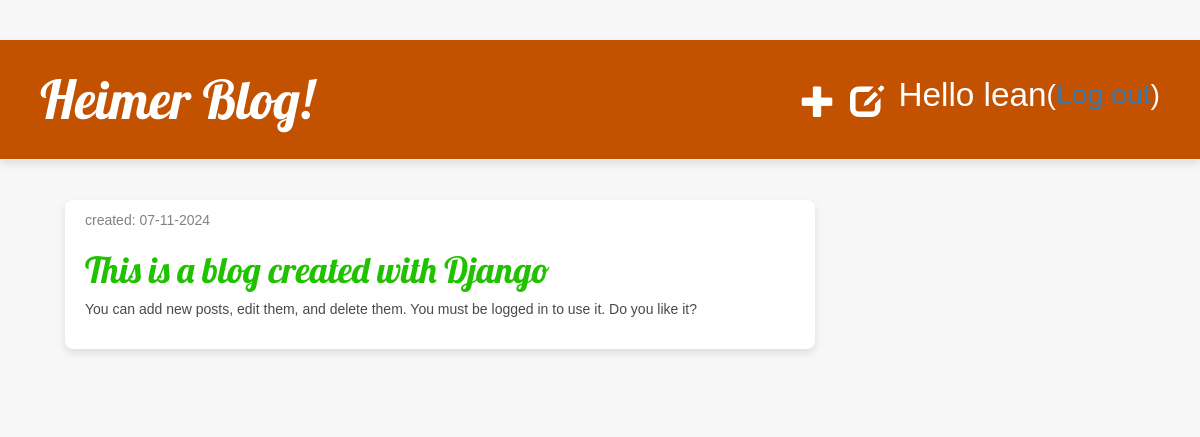
Page /drafts/ (signed in) on the committed database.
### blog/models.py (models this page shows, shortened)
class Post(models.Model):
    author = models.ForeignKey(settings.AUTH_USER_MODEL, on_delete=models.CASCADE)
    title = models.CharField(max_length=200)
    text = models.TextField()
    created_date = models.DateTimeField(
            default=timezone.now)
    published_date = models.DateTimeField(
            blank=True, null=True)

### blog/views.py (the view)
# urls.py: path('drafts/', views.post_draft_list, name='post_draft_list'),
def post_draft_list(request):
    posts = Post.objects.filter(published_date__isnull=True).order_by('created_date')
    return render(request, 'blog/post_draft_list.html', {'posts': posts})

### blog/templates/blog/post_draft_list.html
{% extends 'blog/base.html' %}
{% block content %}
    {% for post in posts %}
        <div class="post">
            <p class="date">created: {{ post.created_date|date:'d-m-Y' }}</p>
            <h1><a href="{% url 'post_detail' pk=post.pk %}">{{ post.title }}</a></h1>
            <p>{{ post.text|truncatechars:200 }}</p>
        </div>
    {% endfor %}
{% endblock %}

### blog/templates/blog/base.html (shortened to what this page needs)
<html>
    <head>
        {% load static %}
        <link rel="stylesheet" href="//maxcdn.bootstrapcdn.com/bootstrap/3.2.0/css/bootstrap.min.css">
        <link rel="stylesheet" href="//maxcdn.bootstrapcdn.com/bootstrap/3.2.0/css/bootstrap-theme.min.css">
        <link rel="stylesheet" href="{% static 'css/blog.css' %}">
    </head>
    <body>
        <div class="page-header">
            <h1><a href="/">Heimer Blog!</a></h1>
            <div class="top-menu-container">
                {% if user.is_authenticated %}
                    <a href="{% url 'post_new' %}" class="top-menu"><span class="glyphicon glyphicon-plus"></span></a>
                    <a href="{% url 'post_draft_list' %}" class="top-menu"><span class="glyphicon glyphicon-edit"></span></a>
                    <p class="top-menu">Hello {{ user.username }} <small>(<a href="{% url 'logout' %}">Log out</a>)</small></p>
                {% else %}
                    <a href="{% url 'login' %}" class="top-menu"><span class="glyphicon glyphicon-lock"></span></a>
                {% endif %}
            </div>
        </div>
        <div class="content container">
            <div class="row">
                <div class="col-md-8">
                    {% block content %}{% endblock %}
                </div>
            </div>
        </div>
    </body>
</html>

### blog/static/css/blog.css (style rules this page uses)
* { margin: 0; padding: 0; box-sizing: border-box; }
h1, h2, h3, h4 { font-family: 'Lobster', cursive; color: #333333; margin-bottom: 10px; }
h1 a, h2 a { color: #20c200; transition: color 0.3s; }
body { padding: 0; margin: 0; background-color: #F7F7F7; font-family: Arial, sans-serif; color: #4A4A4A; }
.page-header { display: flex; justify-content: space-between; align-items: center; background-color: #C25100; color: #ffffff; padding: 30px 40px; box-shadow: 0 4px 8px rgba(0, 0, 0, 0.1); }
.page-header h1 { font-size: 40pt; margin: 0; }
.page-header h1 a, .page-header h1 a:visited, .page-header h1 a:active { color: #ffffff; text-decoration: none; }
.top-menu-container { display: flex; gap: 15px; align-items: center; }
.top-menu { color: #ffffff; font-size: 25pt; text-decoration: none; transition: color 0.3s; display: flex; align-items: center; }
.content { margin: 40px 50px; }
.post { margin-bottom: 60px; padding: 20px; background: #ffffff; border-radius: 8px; box-shadow: 0 4px 8px rgba(0, 0, 0, 0.1); }
.date { color: #828282; font-size: 14px; margin-top: -10px; }

### rows in the picture
Post: created_date "07-11-2024", title "This is a blog created with Django", text "You can add new posts, edit them, and delete them. You must be logged in to use it. Do you like it?"

### other values in the picture
{{ user.username }} "lean"
